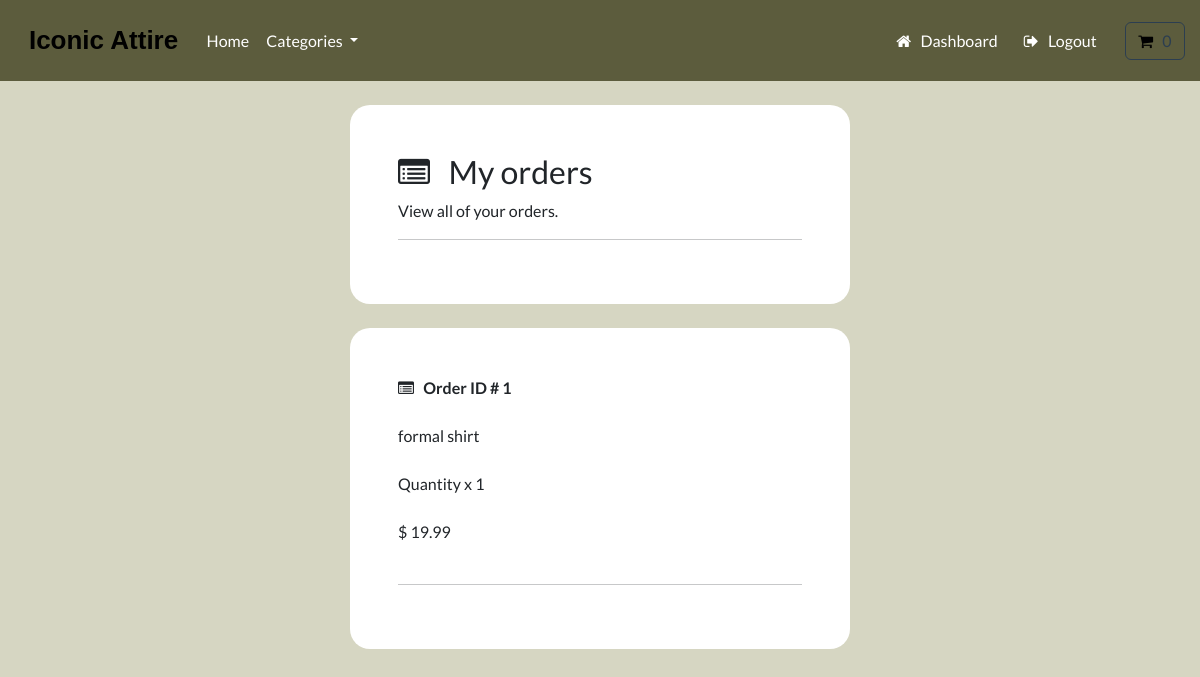
The page /account/track-orders (signed in) on the database its author committed.
### payment/models.py (models this page shows, shortened)
class OrderItem(models.Model):
    order = models.ForeignKey(Order, on_delete=models.CASCADE, null=True)
    product = models.ForeignKey(Product, on_delete=models.CASCADE, null=True)
    quantity = models.PositiveBigIntegerField(default=1)
    price = models.DecimalField(max_digits=8, decimal_places=2)
    user = models.ForeignKey(User, on_delete=models.CASCADE, null=True, blank=True)

### store/models.py (models this page shows, shortened)
class Product(models.Model):
    category=models.ForeignKey(Category,related_name='product',on_delete=models.CASCADE,null=True)
    title=models.CharField(max_length=250)
    brand=models.CharField(max_length=250,default='un-branched')
    description=models.TextField(blank=True)
    slug=models.SlugField(max_length=255)
    price=models.DecimalField(max_digits=4,decimal_places=2)
    image=models.ImageField(upload_to='images/')
    class Meta:
        verbose_name_plural='products'
    def __str__(self):
        return self.title

### account/views.py (the view)
# urls.py: path('track-orders', views.track_orders, name='track-orders'),
@login_required(login_url='my-login')
def track_orders(request):
    try:
        orders = OrderItem.objects.filter(user=request.user)
        context = {'orders':orders}
        return render(request, 'account/track-orders.html', context=context)
    except:
        return render(request, 'account/track-orders.html')

### cart/cart.py (called while the page is built)
    def __len__(self):
        return sum(item['qty'] for item in self.cart.values())

### cart/context_processors.py (called while the page is built)
def cart(request):
    return {'cart':Cart(request)}

### store/models.py (called while the page is built)
    def get_absolute_url(self):
        return reverse('list-category', args={self.slug})

### store/views.py (called while the page is built)
def categories(request):
    all_categories=Category.objects.all()
    return{'all_categories':all_categories}

### account/templates/account/track-orders.html (shortened to what this page needs)
{% include "store/base.html" %}
{% load static %}
{% load crispy_forms_tags %}
{% block content %}
    <div class="container bg-white shadow-md p-5 form-layout ">
        <h3> <i class="fa fa-list-alt" aria-hidden="true"></i> &nbsp; My orders </h3>
        <p> View all of your orders. </p>
        <hr>
    </div>
    <div class="container bg-white shadow-md p-5 form-layout ">
        {% for order in orders %}
            <strong> <i class="fa fa-list-alt" aria-hidden="true"></i> &nbsp;  Order ID # {{order.id}} </strong>
            <br> <br>
            {{order.product}}
            <br> <br>
            Quantity x {{order.quantity}}
            <br> <br>
            $ {{order.price}}
            <br> <br>
            <hr>
        {% endfor %}
    </div>
{% endblock %}

### static/css/styles.css (style rules this page uses)
.form-layout { border-radius: 20px; width: 500px; }

### account/templates/account/track-orders.html (style rules this page uses)
body { background-color: #d6d6c2;; }

### rows shown on the page
OrderItem: id "1", product "formal shirt", quantity "1", price "19.99"
